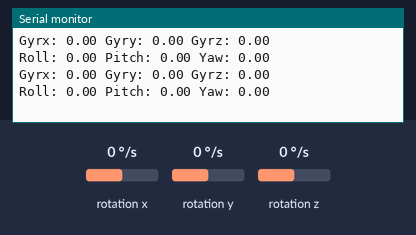
This sketch was run on a simulated Arduino Uno, built with avr-gcc and run on an emulated ATmega328P. Parts: the last lines printed to the serial monitor. Wiring (inferred from the names in the program): MPU-6050 motion sensor at I2C address 0x68. The test bench sets the inputs (shaded band); at power-on: rotation x 0 °/s, rotation y 0 °/s, rotation z 0 °/s.

Above: at 2.8 s.
2.9 s: rotation x set to -192 °/s
At 4.5 s:
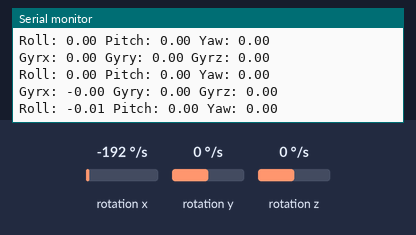
5.6 s: rotation y set to -192 °/s
At 7.3 s:
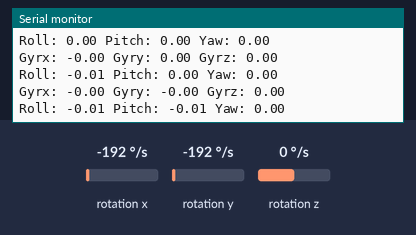
8.3 s: rotation z set to -192 °/s
At 10.7 s:
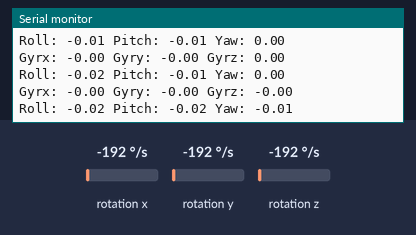
Timing chart, 0 to 12.2 s (numbered marks = the images above; inputs shaded):
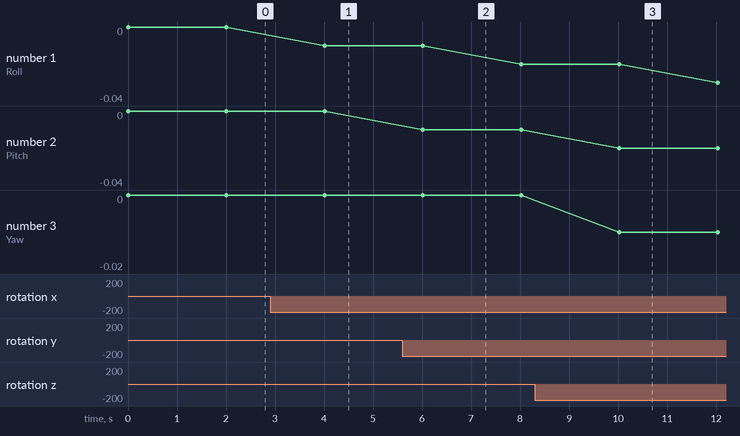

Measured:
- after the input at 2.9 s, the serial monitor: prints a new line after 1.1 s (image 1)
- after the input at 5.6 s, the serial monitor: prints a new line after 0.41 s (image 2)
- after the input at 8.3 s, the serial monitor: prints a new line after 1.7 s (image 3)
- plotted number 1: 0 → -0.01 after the input at 2.9 s

The sketch:

Giroscopio.ino.ino
```cpp
#include <Wire.h>  // Incluye la biblioteca Wire para la comunicación I2C.

// Definiciones de constantes para la configuración del MPU6050.
#define MPU 0x68  // Dirección I2C del MPU6050.
#define RES_VEL 32768.0 / 250  // Conversión de la salida del giroscopio a grados por segundo, asumiendo sensibilidad de ±250°/s.

// Declaración de variables para almacenar los valores brutos del giroscopio.
int16_t Gyr_x, Gyr_y, Gyr_z;

// Variables para almacenar los valores convertidos en grados por segundo.
float Gyrx, Gyry, Gyrz;

// Variable para calcular el intervalo de tiempo para la integración del giroscopio.
float roll_gyr, pitch_gyr, yaw_gyr, t_ant, dt;

void setup() {
  Serial.begin(115200);  // Inicia la comunicación serial a 115200 baudios.
  Wire.begin();  // Inicia la comunicación I2C.

  // Configura el MPU6050 para que comience a medir.
  Wire.beginTransmission(MPU);  // Inicia la transmisión al dispositivo MPU6050.
  Wire.write(0x6B);  // Selecciona el registro de gestión de energía del MPU6050.
  Wire.write(0x00);  // Establece el bit de despertar del sensor.
  Wire.endTransmission(true);  // Finaliza la transmisión y libera el bus.

  t_ant = micros();  // Inicializa el contador de tiempo para el cálculo del intervalo (dt).
}

void loop() {
  // Lectura de los valores del giroscopio.
  Wire.beginTransmission(MPU);
  Wire.write(0x43);  // Dirección del primer registro de datos del giroscopio.
  Wire.endTransmission(false);
  Wire.requestFrom(MPU, 6, true);  // Solicita 6 bytes desde el MPU (2 por cada eje del giroscopio).

  // Combina los bytes para obtener los valores de los ejes X, Y y Z del giroscopio.
  Gyr_x = Wire.read() << 8 | Wire.read();
  Gyr_y = Wire.read() << 8 | Wire.read();
  Gyr_z = Wire.read() << 8 | Wire.read();

  // Convierte los valores brutos a grados por segundo.
  Gyrx = Gyr_x / RES_VEL;
  Gyry = Gyr_y / RES_VEL;
  Gyrz = Gyr_z / RES_VEL;

  // Cálculo de ángulos de orientación usando los datos del giroscopio (integración simple).
  dt = (micros() - t_ant) / 1000000.0;  // Calcula el intervalo de tiempo transcurrido.
  roll_gyr += dt * Gyrx;  // Integra la velocidad angular para obtener el ángulo.
  pitch_gyr += dt * Gyry;
  yaw_gyr += dt * Gyrz;
  t_ant = micros();  // Actualiza el tiempo anterior para el próximo cálculo.

  // Muestra los resultados por el puerto serial.
  Serial.print("Gyrx: "); Serial.print(Gyrx);
  Serial.print(" Gyry: "); Serial.print(Gyry);
  Serial.print(" Gyrz: "); Serial.println(Gyrz);
  Serial.print("Roll: "); Serial.print(roll_gyr);
  Serial.print(" Pitch: "); Serial.print(pitch_gyr);
  Serial.print(" Yaw: "); Serial.println(yaw_gyr);

  delay(2000);  // Espera un corto tiempo antes de la próxima iteración del bucle.
}
```
